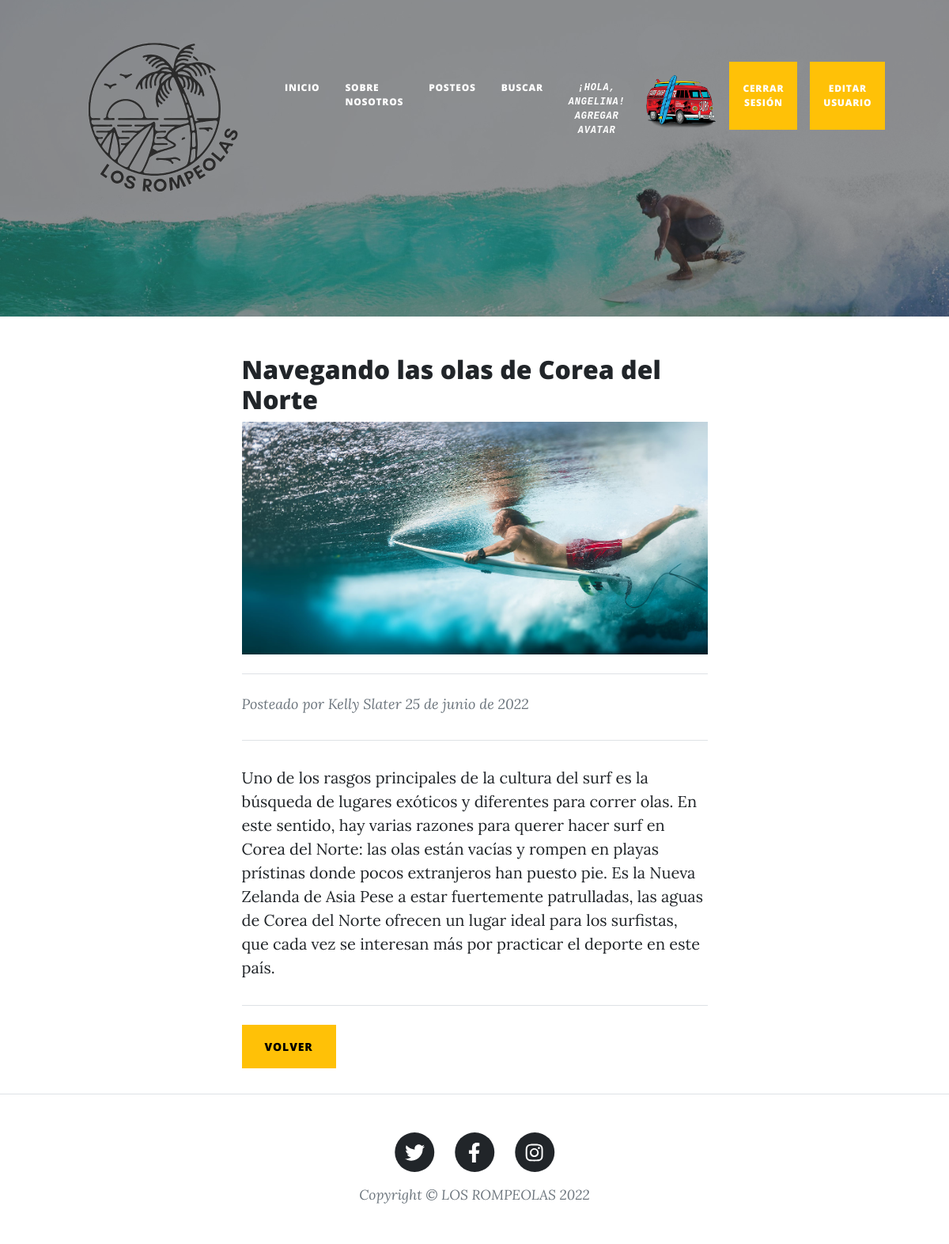
/Surfblog/post/Navegando las olas de Corea del Norte (signed in), run on the app's committed database.
### Surfblog/models.py (models this page shows, shortened)
class Avatar(models.Model):
    user = models.ForeignKey(User, on_delete = models.CASCADE)
    imagen = models.ImageField(upload_to = 'avatares', null = True, blank = True)
    class Meta:
        verbose_name = 'Avatar'
        verbose_name_plural = 'Avatares'

class Post(models.Model):
    autor = models.CharField(max_length = 40)
    email = models.EmailField()
    fecha = models.DateField(auto_now_add = True)
    titulo = models.CharField(max_length = 40, primary_key = True)
    cuerpo = models.TextField('')

### Surfblog/views.py (the view)
# urls.py: path('post/<titulo>', views.abrirPost, name='Post'),
def abrirPost(request, titulo):
        leerPost = Post.objects.get(titulo = titulo)
        try:
            comentario = Comentario.objects.get(titulo = titulo)
            return render(request, 'Surfblog/post.html', {'post': leerPost, 'comentario': comentario})
        except:
            return render(request, 'Surfblog/post.html', {'post': leerPost})

### Surfblog/templates/Surfblog/post.html (shortened to what this page needs)
{% extends 'Surfblog/padre.html' %}
{% load static %}
{% block contenido_principal %}
    <article class='mb-3'>
        <div class='container px-4 px-lg-5'>
            <div class='row gx-4 gx-lg-5 justify-content-center'>
                <div class='col-md-10 col-lg-8 col-xl-7 post-preview'>
                    <h2 class='post-title'>{{post.titulo}}</h2>
                    <img class='card-img-top' src='{% static "SurfBlog/assets/img/post.jpg" %}' alt='Imagen Resultado' title='Imagen Resultado' loading='lazy'>
                    <hr class='my-4' />
                    <p class='post-meta'>
                        Posteado por
                        <span>{{post.autor}}</span>
                        {{post.fecha}}
                    </p>
                    <hr class='my-4' />
                    <p>{{post.cuerpo}}</p>
                    <hr class='my-4' />
                    <button type='button' class='btn btn-warning position-relative mb-3'>
                        <a href='{% url "listaPosteos" %}' style='color: black;'>VOLVER</a>
                    </button>
                </div>
            </div>
        </div>
    </article>
{% endblock %}

### Surfblog/templates/Surfblog/padre.html (shortened to what this page needs)
<!DOCTYPE html>
<html lang='en'>
    <head>
        {% load static %}
        <link href='{% static "SurfBlog/css/styles.css" %}' rel='stylesheet' />
    </head>
    <body>
        <nav class='navbar navbar-expand-lg navbar-light' id='mainNav'>
            <div class='container px-4 px-lg-5'>
                <a class='navbar-brand' href='{% url "Inicio" %}'><img src='{% static "SurfBlog/assets/img/logo.png" %}' alt='Logo' title='Logo' height='250px' width='250px'></a>
                <div class='collapse navbar-collapse' id='navbarResponsive'>
                    <ul class='navbar-nav ms-auto py-4 py-lg-0'>
                        <li class='nav-item'><a class='nav-link px-lg-3 py-3 py-lg-4' href='{% url "Inicio" %}'>Inicio</a></li>
                        <li class='nav-item'><a class='nav-link px-lg-3 py-3 py-lg-4' href='{% url "sobreNosotros" %}'>Sobre Nosotros</a></li>
                        <li class='nav-item'><a class='nav-link px-lg-3 py-3 py-lg-4' href='{% url "listaPosteos" %}'>Posteos</a></li>
                        <li class='nav-item'><a class='nav-link px-lg-3 py-3 py-lg-4' href='{% url "Buscar" %}'>Buscar</a></li>
                        {% if user.is_authenticated %}
                        <li class='nav-item'><a class='nav-link px-lg-3 py-3 py-lg-4 text-center font-monospace fst-italic' href='{% url "agregarAvatar" %}'>¡Hola, {{user.username}}!</br><span class=''>Agregar Avatar</span></a></li>
                        <li class='mx-1'>
                        {% with first_image=user.avatar_set.first %}
                            {% if first_image %}
                                <a href='{{ first_image.imagen.url }}' target='_blank'>
                                <img src='{{ first_image.imagen.url }}' height='100px'>
                            {% endif %}
                        {% endwith %}
                        </li>
                        <li class='nav-item'><a class='nav-link px-lg-3 py-3 py-lg-4 btn btn-warning mx-2' href='{% url "Logout" %}'>Cerrar Sesión</a></li>
                        <li class='nav-item'><a class='nav-link px-lg-3 py-3 py-lg-4 btn btn-warning mx-2' href='{% url "editarUsuario" %}'>Editar Usuario</a></li>
                        {% endif %}
                    </ul>
                </div>
            </div>
        </nav>
        <header class='masthead' style='background-image: url("{% static "SurfBlog/assets/img/home.jpg" %}")'>
        </header>
        {% block contenido_principal %}
        {% endblock %}
        <footer class='border-top'>
            <div class='container px-4 px-lg-5'>
                <div class='row gx-4 gx-lg-5 justify-content-center'>
                    <div class='col-md-10 col-lg-8 col-xl-7'>
                        <ul class='list-inline text-center'>
                            <li class='list-inline-item'>
                                <a href='#!'>
                                    <span class='fa-stack fa-lg'>
                                        <i class='fas fa-circle fa-stack-2x'></i>
                                        <i class='fab fa-twitter fa-stack-1x fa-inverse'></i>
                                    </span>
                                </a>
                            </li>
                            <li class='list-inline-item'>
                                <a href='#!'>
                                    <span class='fa-stack fa-lg'>
                                        <i class='fas fa-circle fa-stack-2x'></i>
                                        <i class='fab fa-facebook-f fa-stack-1x fa-inverse'></i>
                                    </span>
                                </a>
                            </li>
                            <li class='list-inline-item'>
                                <a href='#!'>
                                    <span class='fa-stack fa-lg'>
                                        <i class='fas fa-circle fa-stack-2x'></i>
                                        <i class='fab fa-instagram fa-stack-1x fa-inverse'></i>
                                    </span>
                                </a>
                            </li>
                        </ul>
                        <div class='small text-center text-muted fst-italic'>Copyright &copy; LOS ROMPEOLAS 2022</div>
                    </div>
                </div>
            </div>
        </footer>
    </body>
</html>

### data on the page
Avatar: imagen (picture)
Post: titulo "Navegando las olas de Corea del Norte", autor "Kelly Slater", fecha "25 de junio de 2022", cuerpo "Uno de los rasgos principales de la cultura del surf es la búsqueda de lugares exóticos y diferentes para correr olas. En este sentido, hay varias razones para querer hacer surf en Corea del Norte: las olas están vacías y rompen en playas prístinas donde pocos extranjeros han puesto pie. Es la Nueva Zelanda de Asia Pese a estar fuertemente patrulladas, las aguas de Corea del Norte ofrecen un lugar ideal para los surfistas, que cada vez se interesan más por practicar el deporte en este país."

### other printed values
{{ user.username }} "ANGELINA"
